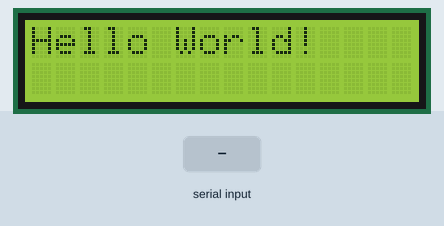
This sketch was run on a simulated Arduino Uno, built with avr-gcc and run on an emulated ATmega328P. Parts: 16×2 character LCD. The test bench sets the inputs (shaded band).

Above: at 1.2 s.
1.3 s: "90,45\n" received over Serial
At 2.8 s:
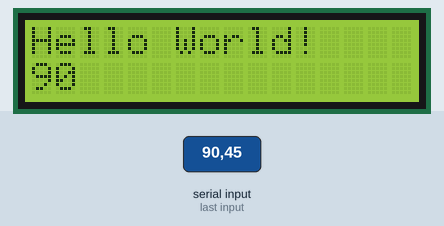
At 3.8 s:
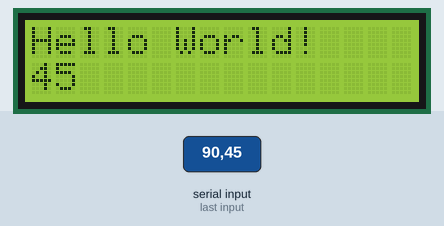
Timing chart, 0 to 5.3 s (numbered marks = the images above; inputs shaded):
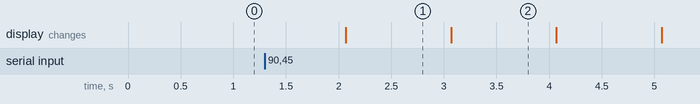

Measured:
- after the input at 1.3 s, the display: changes after 0.77 s (image 1)
- what the display in image 1 shows lasts 1.0 s, from 2.1 s to 3.1 s

The sketch:

lcdreceiver.ino
```cpp
#include <LiquidCrystal.h>

int seconds = 0;

LiquidCrystal lcd_1(12, 11, 5, 4, 3, 2);

void setup()
{
  Serial.begin(9600);
  lcd_1.begin(16, 2);
  lcd_1.setCursor(0, 0);
  lcd_1.print("Hello World!");


}

void loop()
{

	lcd_1.setCursor(0,2);
  	 lcd_1.print("    ");

  if(Serial.available()) {

    lcd_1.setCursor(0, 2);

    int resistance = Serial.parseInt();
    lcd_1.print(resistance);
  }


  delay(1000);

}
```
